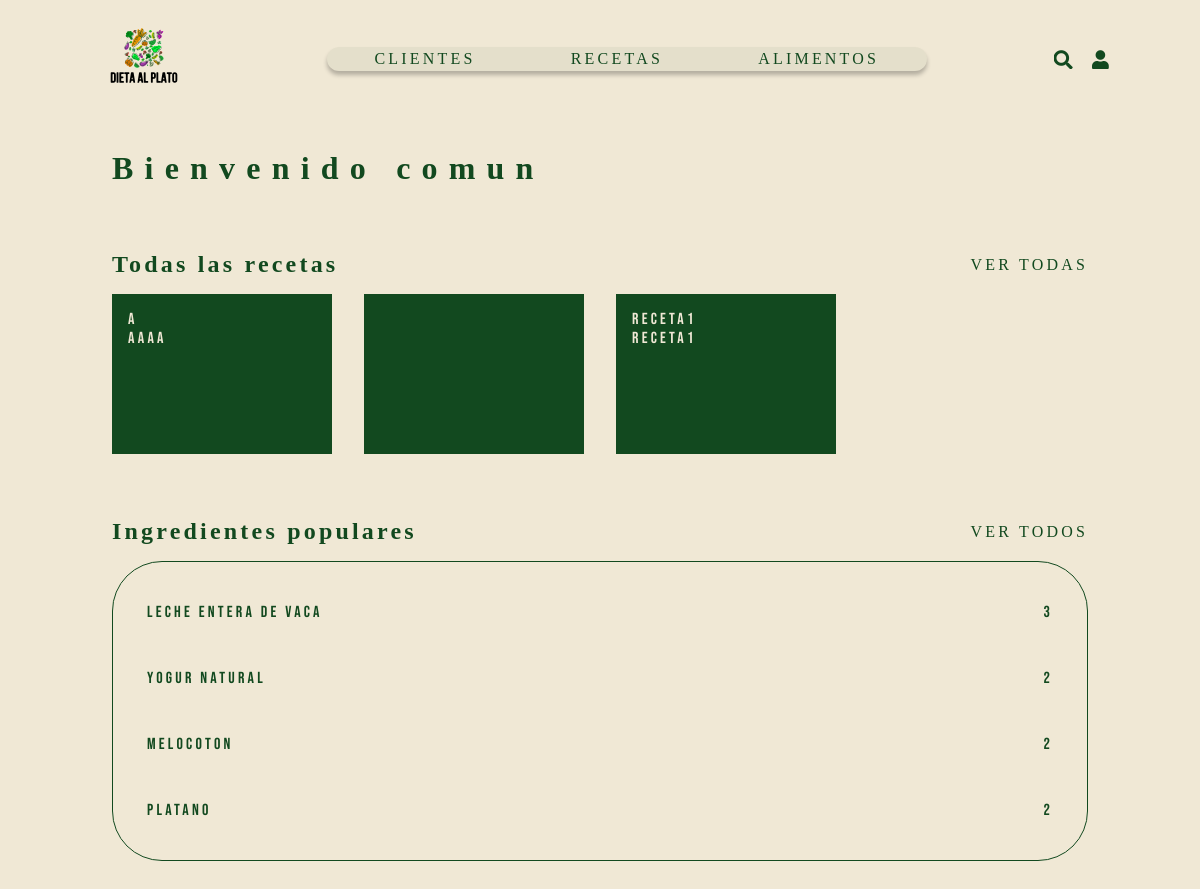
Page /controllers/controller_inicio.php (signed in) on the committed database.
### tables this page shows
CREATE TABLE `Recetas` (
  `id_receta` varchar(5) NOT NULL,
  `nombre_receta` varchar(65) NOT NULL,
  `desc_receta` varchar(150) NOT NULL,
  `id_usuario` int(11) NOT NULL,
  `fechaCreacion` datetime NOT NULL,
  `fechaModificacion` datetime NOT NULL
);

### controllers/controller_session.php (called while the page is built, shortened)
<?php
    function devolverNombre()
    {
        $nombre = $_SESSION["cliente"]["nombre"];
        return $nombre;
    }
?>

### models/model_Recetas.php (called while the page is built, shortened)
<?php
function mostrarRecetasPorUsuario($idUsuario)
{
    try
    {
        $conn=conexionbbdd();
        $stmt = $conn->prepare("SELECT * FROM Recetas WHERE id_usuario = :id_usuario order by fechaModificacion LIMIT 4");
        $stmt->bindParam(':id_usuario', $idUsuario);
        $stmt -> execute();
        $stmt->setFetchMode(PDO::FETCH_ASSOC);
        $resultado=$stmt->fetchAll();
    }
    catch(PDOException $e)
    {
        echo "Error: " . $e->getMessage();
    }
    return $resultado;
}
?>

### controllers/controller_inicio_datos.php (called while the page is built)
<?php
    require_once("../models/model_Alimento_Receta.php");
    require_once("../models/model_Recetas.php");
    $alimentosUsuario = AlimentosUsadosPorUsuario($idUsuario);
    $recetasUsuario =  mostrarRecetasPorUsuario($idUsuario);
?>

### models/model_Alimento_Receta.php (called while the page is built, shortened)
<?php
    function AlimentosUsadosPorUsuario($idUsuario)
    {
        try
        {
            $conn = conexionbbdd();
            $stmt = $conn->prepare("SELECT ar.id_alimentos as id, (SELECT nombreAlimento FROM Alimentos a WHERE a.id_alimentos = ar.id_alimentos) as nombre, COUNT(*) as veces_usado FROM Alimentos_Recetas ar WHERE ar.id_usuario = :idUsu GROUP BY ar.id_alimentos LIMIT 4" );
            $stmt->bindParam(':idUsu', $idUsuario);
            $stmt->execute();
            $stmt->setFetchMode(PDO::FETCH_ASSOC);
            $resultado = $stmt->fetchAll();
        }
        catch (PDOException $e)
        {
            echo "Error: " . $e->getMessage();
        }
        return $resultado;
    }
?>

### views/index-alumno.php (the view, shortened to what this page needs)
<html>
<head>
    <link rel="stylesheet" href="../assets/css/index-alumno/index.css">
    <link rel="stylesheet" href="https://cdnjs.cloudflare.com/ajax/libs/font-awesome/5.15.3/css/all.min.css"/>
</head>
<body>
    <header>
        <a href="../controllers/controller_inicio.php"><img class="logo" src="../assets/images/dieta-al-plato-logo.svg" alt="Logo Web Dietética"></a>
        <nav>
            <menu>
                <li><a href="../controllers/controller_Clientes.php">Clientes</a></li>
                <li><a href="../controllers/controller_Recetas.php">Recetas</a></li>
                <li><a href="../controllers/controller_Alimentos.php">Alimentos</a></li>
            </menu>
        </nav>
        <div class="icons">
            <a class="search" href="#"><i class="fa fa-search icon-search"></i></a>
            <a class="user" href="controller_logout.php"><i class="fa fa-user"></i></a>
        </div>
    </header>
    <main>
        <h1>Bienvenido <?php echo $nombre;?></h1>
        <section>
            <article>
            <div class="article-header">
                    <h2>Todas las recetas</h2>
                    <a href="../controllers/controller_Recetas.php#all">Ver todas</a>
                </div>
                <div class="article-main">
                    <?php
                        if (empty($recetasUsuario)) {
                            echo 'No hay recetas registradas.';
                        }
                        else {
                            foreach($recetasUsuario as $receta) {
                                echo '<div  class="recipe">
                                    '.$receta['nombre_receta'].'<br>
                                    '.$receta['desc_receta'].'
                                </div>';
                            }
                        }
                    ?>
                </div>
            </article>
        </section>
        <section>
            <article>
            <div class="article-header">
                    <h2>Ingredientes populares</h2>
                    <a href="../controllers/controller_Alimentos.php#all">Ver todos</a>
                </div>
                <div class="article-main">
                    <table>
                        <?php
                            if (empty($alimentosUsuario)) {
                                echo 'No hay alimentos registrados.';
                            }
                            else {
                                foreach ($alimentosUsuario as $alimento) {
                                    echo '<tr>
                                        <td>'.$alimento["nombre"].'</td>
                                        <td class="cantidad">'.$alimento['veces_usado'].' </td>
                                    </tr>';
                                }
                            }
                        ?>
                    </table>
                </div>
            </article>
        </section>
    </main>
</body>
</html>

### assets/css/index-alumno/index.css (style rules this page uses)
h1 { font-size: 2rem; letter-spacing: 0.7rem; font-family: Baloo2; padding: 2rem 7rem; }
section { width: 100vw; height: max-content; padding: 2rem 7rem; }
.article-header { display: flex; flex-direction: column; justify-content: space-between; -webkit-justify-content: space-between; -moz-justify-content: space-between; -ms-justify-content: space-between; align-items: center; -webkit-align-items: center; -moz-align-items: center; -ms-align-items: center; }
h2 { font-family: Baloo2; font-size: 1.5rem; }
.article-main { padding-top: 1rem; display: grid; grid-template-columns: 1fr; -ms-grid-template-columns: 1fr; gap: 2rem; }
.recipe { background-color: var(--color-60-green); height: 10rem; color: var(--color-40-beige); padding: 1rem; }
table { border: 1px solid var(--color-60-green); width: calc(100vw - 14rem); border-radius: 50px; padding: 1rem 2rem; }
tr { height: 4rem; border: 1px solid; }
.cantidad { text-align: right; }
@media (min-width: 576px) { .article-header { flex-direction: row; -webkit-flex-direction: row; -moz-flex-direction: row; -ms-flex-direction: row; } }
@media (min-width: 576px) { .article-main { grid-template-columns: repeat(2, 1fr); -ms-grid-template-columns: repeat(2, 1fr); } }
@media (min-width: 768px) { .article-main { grid-template-columns: repeat(3, 1fr); -ms-grid-template-columns: repeat(3, 1fr); } }
@media (min-width: 992px) { .article-main { grid-template-columns: repeat(4, 1fr); -ms-grid-template-columns: repeat(4, 1fr); } }

### assets/css/general/colors.css (style rules this page uses)
:root { --color-40-beige: #F0E8D5; --color-60-green: #12491f; --color-10-white: #fff; --color-shadow: rgba(0, 0, 0, 0.25); --color-input: rgba(18, 73, 31, 0.05); }

### assets/css/general/media-query.css (style rules this page uses)
@media (min-width: 426px) { html { font-size: 14px; } }
@media (min-width: 768px) { html { font-size: 16px; } }
@media (min-width: 768px) { nav { display: block !important; } }

### assets/css/general/header.css (style rules this page uses)
header { width: 100vw; padding: 0.5rem 5rem; display: flex; flex-direction: row; -webkit-flex-direction: row; -moz-flex-direction: row; -ms-flex-direction: row; justify-content: space-between; -webkit-justify-content: space-between; -moz-justify-content: space-between; -ms-justify-content: space-between; align-items: center; -webkit-align-items: center; -moz-align-items: center; -ms-align-items: center; }
.logo { width: 8rem; }
.icons { display: flex; flex-direction: row; -webkit-flex-direction: row; -moz-flex-direction: row; -ms-flex-direction: row; justify-content: center; -webkit-justify-content: center; -moz-justify-content: center; -ms-justify-content: center; align-items: center; -webkit-align-items: center; -moz-align-items: center; -ms-align-items: center; }
.icons a { font-size: 1.2rem; padding: 0 0.5rem; }
nav { display: none; background-color: var(--color-input); box-shadow: 0 4px 4px 0 var(--color-shadow); border-radius: 50px; width: 50vw; padding: 0.2rem 0; }
nav menu { width: 100%; height: 100%; display: flex; justify-content: space-around; -webkit-justify-content: space-around; -moz-justify-content: space-around; -ms-justify-content: space-around; align-items: center; -webkit-align-items: center; -moz-align-items: center; -ms-align-items: center; }
li { display: inline; }

### rows in the picture
recetas: nombre_receta "a", desc_receta "aaaa"
recetas: nombre_receta "receta1", desc_receta "receta1"

### other values in the picture
$nombre "comun"
$alimento["nombre"] "Leche Entera de Vaca"
$alimento['veces_usado'] "3"
$alimento["nombre"] "Yogur Natural"
$alimento['veces_usado'] "2"
$alimento["nombre"] "Melocoton"
$alimento["nombre"] "Platano"
